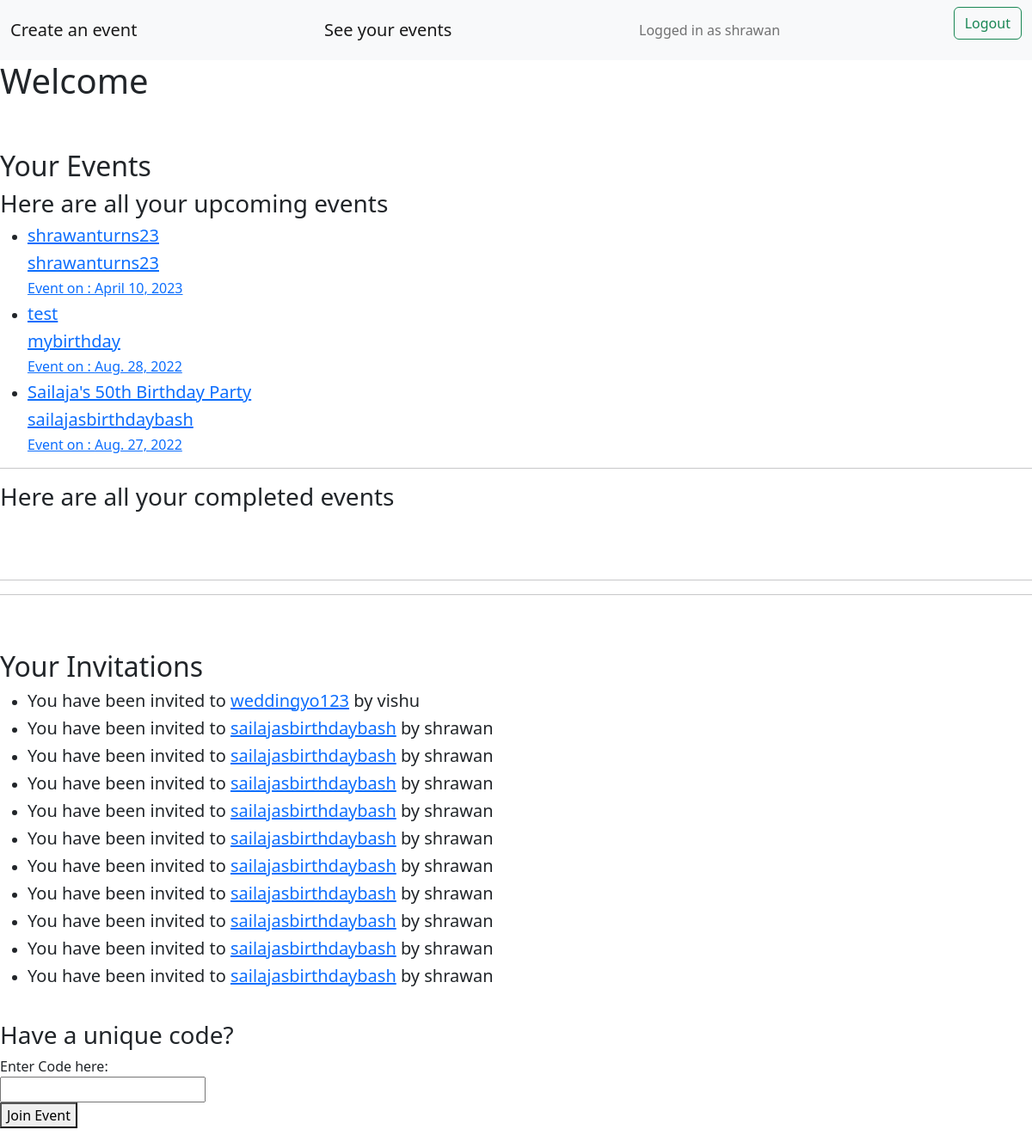
/allactions/ (signed in), run on the app's committed database.
### accounts/models.py (models this page shows, shortened)
class Account(AbstractBaseUser):
    email = models.EmailField(verbose_name="email",max_length=60,unique=True)
    username = models.CharField(max_length=30,unique=True)
    date_joined = models.DateTimeField(verbose_name="date joined",auto_now_add=True)
    last_login = models.DateTimeField(verbose_name="last login",auto_now=True)
    is_admin = models.BooleanField(default=False)
    is_active = models.BooleanField(default=True)
    is_staff = models.BooleanField(default=False)
    is_superuser = models.BooleanField(default=False)
    profile_image = models.ImageField(max_length=255,upload_to = get_profile_image_filepath, null = True, blank = True)
    hide_email = models.BooleanField(default=True)
    phone_number = PhoneNumberField(unique=True)
    USERNAME_FIELD = 'email'
    REQUIRED_FIELDS = ['username','phone_number']
    objects = MyAccountManager()
    def __str__(self):
        return self.username

### events/models.py (models this page shows, shortened)
class Event(models.Model):
    title = models.CharField(max_length=200)
    eventcode = models.CharField(max_length=50,primary_key=True)
    description = RichTextField(blank=True)
    eventtype = models.CharField(max_length=200)
    created = models.DateTimeField(auto_now_add=True)
    location = models.CharField(max_length=200)
    contactperson = models.CharField(max_length=200)
    contactpersonphone = PhoneNumberField()
    user = models.ForeignKey(Account,on_delete=models.CASCADE)
    mark_event_as_completed = models.BooleanField(default=False)
    image = models.ImageField(upload_to='events/images/',blank=True)
    invitation_email_subject = models.CharField(max_length=200, blank=True)
    invitation_email_content = RichTextField(blank=True)
    invitation_whatsapp_content = models.TextField(blank=True,null=True)
    invitation_image = models.ImageField(upload_to='events/images/',blank=True,null = True)
    eventstartdate = models.DateField()
    eventenddate = models.DateField()
    event_start_time = models.TimeField(default=datetime.time(00, 00))
    event_end_time = models.TimeField(blank = True,null=True)
    information_on_schedule = models.TextField(blank=True,null = True)
    event_venue_iframe = models.TextField(blank = True,null=True)
    event_venue_photo = models.ImageField(upload_to='events/images/',blank=True,null=True)
    eventrange = models.PositiveSmallIntegerField(default = 1)
    information_on_venue = models.TextField(blank=True,null = True)
    rsvp_option = models.BooleanField(default=True)
    scheduling_option = models.BooleanField(default=True)
    gallery_option = models.BooleanField(default=True)
    wishes_option = models.BooleanField(default=True)
    rsvp_code = models.CharField(max_length=7,blank=True)
    theme = models.CharField(max_length=50, choices=THEME_CHOICES, default='default-theme.css')
    def __str__(self):
        return self.eventcode

### invites/models.py (models this page shows, shortened)
class Invitation(models.Model):
    user = models.ForeignKey(Account,on_delete=models.CASCADE,related_name="invitee")
    eventcode = models.ForeignKey(Event,on_delete=models.CASCADE)
    invitation_from = models.ForeignKey(Account,on_delete=models.CASCADE,related_name="invitation_from")
    rsvp_done = models.BooleanField(default=False)
    rsvp_reject = models.BooleanField(default=False)
    remarks = models.CharField(max_length=300,blank=True)
    guest_count = models.DecimalField(max_digits=1, decimal_places=0,default = 1)
    name_for_invitation_without_registering = models.CharField(max_length=100,null=True,blank=True)
    email_for_invitation_without_registering = models.EmailField(null=True,blank=True)
    phone_for_invitation_without_registering = models.CharField(max_length=11,null=True,blank=True)

### invites/views.py (the view)
# urls.py: path('allactions/',views.allactions,name='allactions'),
@login_required
def allactions(request):
    check_existing_invites(request)
    check_existing_invites2(request)
    events = Event.objects.filter(user = request.user, mark_event_as_completed=False)
    completed_events = Event.objects.filter(user = request.user, mark_event_as_completed=True).order_by('-eventstartdate')
    invitations = Invitation.objects.filter(user = request.user)
    return render(request,'invites/allactions.html',{'events':events,'completed_events':completed_events,'my_invitations':invitations})

### invites/views.py (called while the page is built)
def check_existing_invites2(request):
    invitations = Invitation.objects.filter(rsvp_done = False)
    for invite in invitations:
        invite_receiver  = invite.user
        invitee_obj = Invitee.objects.filter(invitee_phone = invite_receiver.phone_number,eventcode = invite.eventcode)
        if len(invitee_obj) > 0:
            invitee_obj = invitee_obj[0]
            invite.rsvp_done = invitee_obj.invitee_rsvp
            invite.rsvp_reject = invitee_obj.invitee_rsvp_reject
            if invitee_obj.invitee_rsvp:
                if invitee_obj.invitee_guest_count <= 2:
                    invite.guest_count = invitee_obj.invitee_guest_count
        invite.save()

### invites/templates/invites/allactions.html (shortened to what this page needs)
{% extends 'invites/base.html' %}
{% block content %}
<h1>Welcome</h1>
<h2>Your Events</h2>
<h3>Here are all your upcoming events</h3>
<ul>
    {% for event in events %}
    <li>
        <a href = "{% url 'viewevent' event.eventcode %}">
        <h5>{{ event.title }}</h5>
        <h5>{{ event.eventcode }}</h5>
        <h6>Event on : {{ event.eventstartdate }}</h6>
        </a>
    </li>
    {% endfor %}
</ul>
<hr>
<h3>Here are all your completed events</h3>
<br><br><hr><hr><br><br>
<h2>Your Invitations</h2>
<ul>
    {% for invitation in my_invitations %}
    <li>
        <h5>You have been invited to <a href ="{% url 'events:eventhomepage' invitation.eventcode %}">{{ invitation.eventcode }}</a> by {{ invitation.invitation_from }}</h5>
    </li>
    {% endfor %}
</ul>
<h3>Have a unique code?</h3>
<form method="POST" action="{% url 'joinevent'%}">
    <label>Enter Code here:</label><br>
    <input type="text" name="rsvp_code"><br>
    <button type="submit">Join Event</button>
</form>
{% endblock %}

### invites/templates/invites/base.html (shortened to what this page needs)
<link href="https://cdn.jsdelivr.net/npm/bootstrap@5.2.0/dist/css/bootstrap.min.css" rel="stylesheet">
{% if user.is_authenticated %}
    <nav class="navbar bg-light">
        <div class="container-fluid">
            <a class="navbar-brand" href = "{% url 'createevent' %}">Create an event</a>
            <a class="navbar-brand" href = "{% url 'allactions' %}">See your events</a>
            <span class="navbar-text">
                Logged in as {{ user.username }}
            </span>
            <form method="POST" action = "{% url 'logoutuser' %}">
                <button class="btn btn-outline-success" type="submit">Logout</button>
            </form>
        </div>
    </nav>
{% endif %}
{% block content%}{% endblock %}

### data on the page
Account: username "shrawan"
Event: title "shrawanturns23", eventcode "shrawanturns23", eventstartdate "April 10, 2023"
Event: title "test", eventcode "mybirthday", eventstartdate "Aug. 28, 2022"
Event: title "Sailaja's 50th Birthday Party", eventcode "sailajasbirthdaybash", eventstartdate "Aug. 27, 2022"
Invitation: eventcode "weddingyo123", invitation_from "vishu"
Invitation: eventcode "sailajasbirthdaybash", invitation_from "shrawan"
Invitation: eventcode "sailajasbirthdaybash", invitation_from "shrawan"
Invitation: eventcode "sailajasbirthdaybash", invitation_from "shrawan"
Invitation: eventcode "sailajasbirthdaybash", invitation_from "shrawan"
Invitation: eventcode "sailajasbirthdaybash", invitation_from "shrawan"
Invitation: eventcode "sailajasbirthdaybash", invitation_from "shrawan"
Invitation: eventcode "sailajasbirthdaybash", invitation_from "shrawan"
Invitation: eventcode "sailajasbirthdaybash", invitation_from "shrawan"
Invitation: eventcode "sailajasbirthdaybash", invitation_from "shrawan"
Invitation: eventcode "sailajasbirthdaybash", invitation_from "shrawan"
